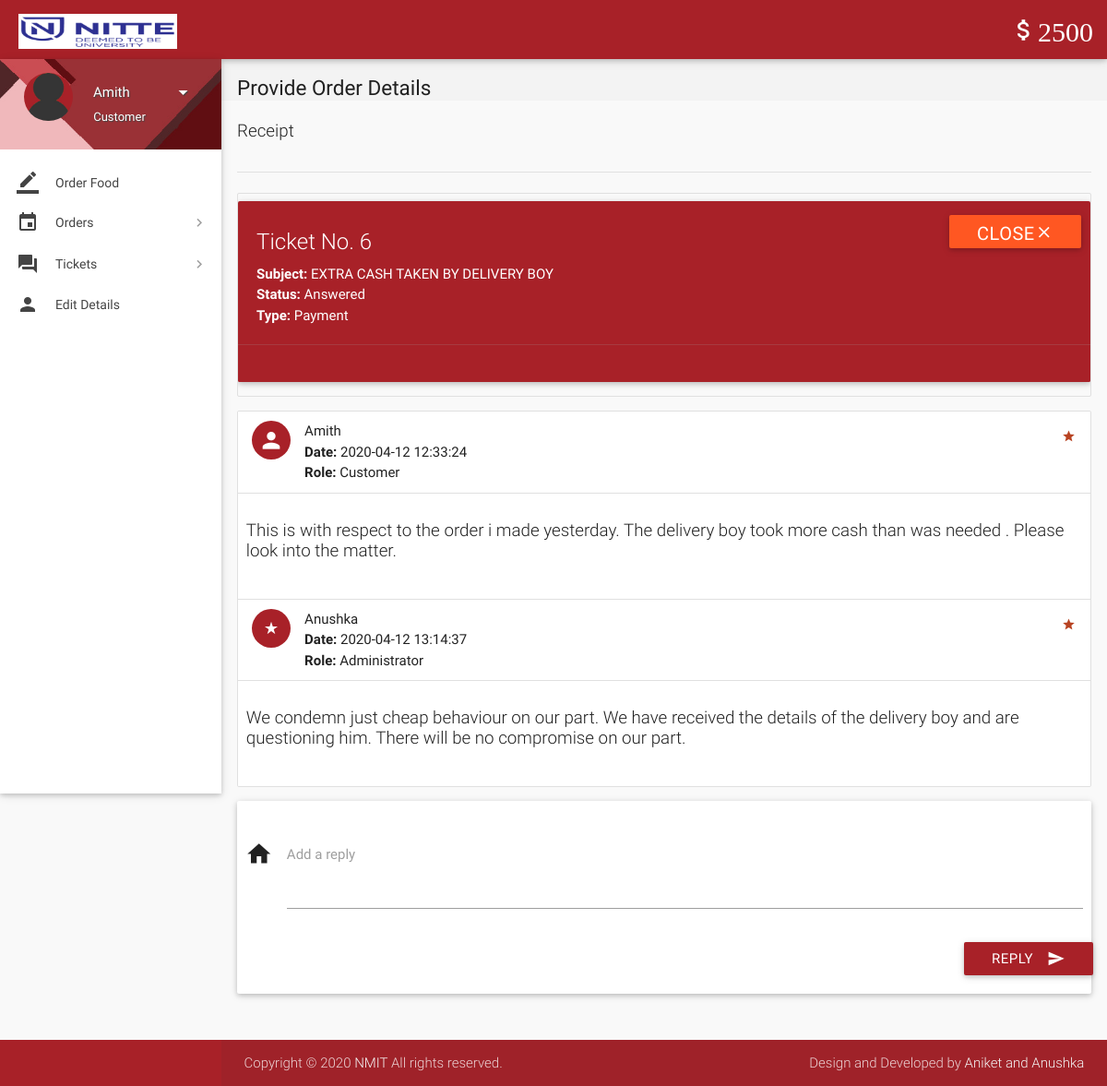
Screenshot of /view-ticket.php?id=6 (signed in) with the database file from the repository.
### tables this page shows
CREATE TABLE `wallet_details` (
  `id` int(11) NOT NULL,
  `wallet_id` int(11) NOT NULL,
  `number` varchar(16) NOT NULL,
  `cvv` int(3) NOT NULL,
  `balance` int(11) NOT NULL DEFAULT 2000
);

CREATE TABLE `tickets` (
  `id` int(11) NOT NULL,
  `poster_id` int(11) NOT NULL,
  `subject` varchar(100) NOT NULL,
  `description` varchar(3000) NOT NULL,
  `status` varchar(8) NOT NULL DEFAULT 'Open',
  `type` varchar(30) NOT NULL DEFAULT 'Others',
  `date` datetime NOT NULL DEFAULT current_timestamp(),
  `deleted` tinyint(4) NOT NULL DEFAULT 0
);

CREATE TABLE `ticket_details` (
  `id` int(11) NOT NULL,
  `ticket_id` int(11) NOT NULL,
  `user_id` int(11) NOT NULL,
  `description` varchar(1000) NOT NULL,
  `date` datetime NOT NULL DEFAULT current_timestamp()
);

CREATE TABLE `users` (
  `id` int(11) NOT NULL,
  `role` varchar(15) NOT NULL DEFAULT 'Customer',
  `name` varchar(15) NOT NULL,
  `username` varchar(10) NOT NULL,
  `password` varchar(16) NOT NULL,
  `email` varchar(35) DEFAULT NULL,
  `address` varchar(300) DEFAULT NULL,
  `contact` bigint(11) NOT NULL,
  `verified` tinyint(1) NOT NULL DEFAULT 0,
  `deleted` tinyint(4) NOT NULL DEFAULT 0
);

### includes/wallet.php (called while the page is built)
<?php
$user_id=$_SESSION['user_id'];
$sql = mysqli_query($con, "SELECT * FROM wallet where customer_id = $user_id");
while($row1 = mysqli_fetch_array($sql)){
$wallet_id = $row1['id'];
}
$sql = mysqli_query($con, "SELECT * FROM wallet_details where wallet_id = $wallet_id");
while($row1 = mysqli_fetch_array($sql)){
$balance = $row1['balance'];
}
?>

### includes/connect.php (called while the page is built, shortened)
<?php
$name = $_SESSION['name'];
$role = $_SESSION['role'];
?>

### view-ticket.php (the view, shortened to what this page needs)
<?php
include 'includes/connect.php';
include 'includes/wallet.php';
$continue=0;
if($_SESSION['customer_sid']==session_id())
{
		$ticket_id = $_GET['id'];
		$sql1 = "SELECT * FROM tickets where poster_id = $user_id AND id = $ticket_id AND not deleted;";
		if(mysqli_num_rows(mysqli_query($con,$sql1))>0){
			$row  = $con->query($sql1)->fetch_assoc();
			$type = $row['type'];
			$subject = $row['subject'];
			$status = $row['status'];
			$continue=1;
		}
		else
			$continue = 0;
}
if($continue){
?>
<!DOCTYPE html>
<html lang="en">
<head>
  <link href="css/materialize.min.css" type="text/css" rel="stylesheet" media="screen,projection">
  <link href="css/style.min.css" type="text/css" rel="stylesheet" media="screen,projection">
  <link href="css/custom/custom.min.css" type="text/css" rel="stylesheet" media="screen,projection">
  <link href="js/plugins/perfect-scrollbar/perfect-scrollbar.css" type="text/css" rel="stylesheet" media="screen,projection">
</head>
<body>
  <header id="header" class="page-topbar">
        <div class="navbar-fixed">
            <nav class="navbar-color">
                <div class="nav-wrapper">
                    <ul class="left">
                      <li><h1 class="logo-wrapper"><a href="index.php" class="brand-logo darken-1"><img src="images/materialize-logo.png" alt="logo"></a> <span class="logo-text">Logo</span></h1></li>
                    </ul>
                    <ul class="right hide-on-med-and-down">
                        <li><a href="#" class="waves-effect waves-block waves-light"><i class="mdi-editor-attach-money"><?php echo $balance;?></i></a>
                        </li>
                    </ul>
                </div>
            </nav>
        </div>
  </header>
  <div id="main">
    <div class="wrapper">
      <aside id="left-sidebar-nav">
        <ul id="slide-out" class="side-nav fixed leftside-navigation">
            <li class="user-details cyan darken-2">
            <div class="row">
                <div class="col col s4 m4 l4">
                    <img src="images/avatar.jpg" alt="" class="circle responsive-img valign profile-image">
                </div>
                <div class="col col s8 m8 l8">
                    <a class="btn-flat dropdown-button waves-effect waves-light white-text profile-btn" href="#" data-activates="profile-dropdown"><?php echo $name;?> <i class="mdi-navigation-arrow-drop-down right"></i></a>
                    <p class="user-roal"><?php echo $role;?></p>
                </div>
            </div>
            </li>
            <li class="bold"><a href="index.php" class="waves-effect waves-cyan"><i class="mdi-editor-border-color"></i> Order Food</a>
            </li>
                <li class="no-padding">
                    <ul class="collapsible collapsible-accordion">
                        <li class="bold"><a class="collapsible-header waves-effect waves-cyan"><i class="mdi-editor-insert-invitation"></i> Orders</a>
                        </li>
                    </ul>
                </li>
                <li class="no-padding">
                    <ul class="collapsible collapsible-accordion">
                        <li class="bold"><a class="collapsible-header waves-effect waves-cyan"><i class="mdi-action-question-answer"></i> Tickets</a>
                        </li>
                    </ul>
                </li>
            <li class="bold"><a href="details.php" class="waves-effect waves-cyan"><i class="mdi-social-person"></i> Edit Details</a>
            </li>
        </ul>
        </aside>
      <section id="content">
        <div id="breadcrumbs-wrapper">
          <div class="container">
            <div class="row">
              <div class="col s12 m12 l12">
                <h5 class="breadcrumbs-title">Provide Order Details</h5>
              </div>
            </div>
          </div>
        </div>
        <div class="container">
          <p class="caption">Receipt</p>
          <div class="divider"></div>
<div class="section">
                                <?php
								echo '<ul id="task-card" class="collection with-header">
									<div id="card-alert" class="card cyan">
										<div class="card-content white-text">
										<span class="card-title white-text darken-1">Ticket No. '.$ticket_id.'</span>
										<p><strong>Subject: </strong>'.$subject.'</p>
										<p><strong>Status: </strong>'.$status.'</p>
										<p><strong>Type: </strong>'.$type.'</p>
										</div>
										<div class="card-action cyan">
										<form method="post" action="routers/ticket-status.php">
										<input type="hidden" name="ticket_id" value="'.$ticket_id.'">
										<input type="hidden" name="status" value="'.($status != 'Closed' ? 'Closed' : 'Open').'">
										<button class="waves-effect waves-light deep-orange btn white-text" type="submit" name="action">'
										.($status != 'Closed' ? 'Close<i class="mdi-navigation-close"></i>' : 'Reopen<i class="mdi-navigation-check"></i>').'
										</button>
										</form>
										</div>
									</div>
                                </ul>';
								echo '<ul id="issues-collection" class="collection">';
								$sql1 = mysqli_query($con, "SELECT * from ticket_details WHERE ticket_id = $ticket_id;");
								while($row1 = mysqli_fetch_array($sql1)){
									$sql2 = "SELECT * FROM users WHERE id = ".$row1['user_id'].";";
									if(mysqli_num_rows(mysqli_query($con,$sql2))>0){
										$row2  = $con->query($sql2)->fetch_assoc();
										$name = $row2['name'];
										$role1 = $row2['role'];
									}
								  echo '
								  <li class="collection-item avatar">
									  <i class="'.($role1=='Administrator' ? 'mdi-action-star-rate' : 'mdi-social-person').' cyan circle"></i>
									  <span class="collection-header"> '.$name.'</span>
									  <p><strong>Date:</strong> '.$row1['date'].'</p>
									  <p><strong>Role:</strong> '.$role1.'</p>
									  <a href="#" class="secondary-content">
									  <i class="mdi-action-grade"></i></a>
								  </li>
								  <li class="collection-item">
									  <div class="row">
									  <p class="caption">'.$row1['description'].'</p>
									  </div>
									  </li>';
								}
							  echo '</ul>';
							  if($status != 'Closed'){
							  echo '
							  <div class="card-panel">
                  <div class="row">
                    <form class="formValidate" id="formValidate" method="post" action="routers/ticket-message.php" novalidate="novalidate" class="col s12">
                      <div class="row">
					  <input type="hidden" name="role" value="'.$role.'">
					  <input type="hidden" name="ticket_id" value="'.$ticket_id.'">
                        <div class="input-field col s12">
                          <i class="mdi-action-home prefix"></i>
                          <textarea name="message" id="message" class="materialize-textarea validate" data-error=".errorTxt1"></textarea>
                          <label for="message" class="">Add a reply</label>
						  <div class="errorTxt1"></div>
                        </div>
                        <div class="row">
                          <div class="input-field col s12">
                            <button class="btn cyan waves-effect waves-light right" type="submit" name="action">Reply
                              <i class="mdi-content-send right"></i>
                            </button>
                          </div>
                        </div>
                      </div>
                    </form>
                  </div>
                </div>';
							  }
								?>
          </div>
              </div>
            </div>
        </div>
  <footer class="page-footer">
    <div class="footer-copyright">
      <div class="container">
      <span>Copyright © 2020 <a class="grey-text text-lighten-4" href="#" target="_blank">NMIT</a> All rights reserved.</span>
        <span class="right"> Design and Developed by <a class="grey-text text-lighten-4" href="#">Aniket and Anushka</a></span>
        </div>
    </div>
  </footer>
</body>
</html>
<?php
	}
?>

### rows the page displays
wallet_details: balance "2500"
tickets: subject "EXTRA CASH TAKEN BY DELIVERY BOY", status "Answered", type "Payment"
ticket_details: user.name "Amith", date "2020-04-12 12:33:24", user.role "Customer", description "This is with respect to the order i made yesterday. The delivery boy took more cash than was needed . Please look into the matter."
ticket_details: user.name "Anushka", date "2020-04-12 13:14:37", user.role "Administrator", description "We condemn just cheap behaviour on our part. We have received the details of the delivery boy and are questioning him. There will be no compromise on our part."

### other values shown
$name "Amith"
$role "Customer"
$ticket_id "6"
